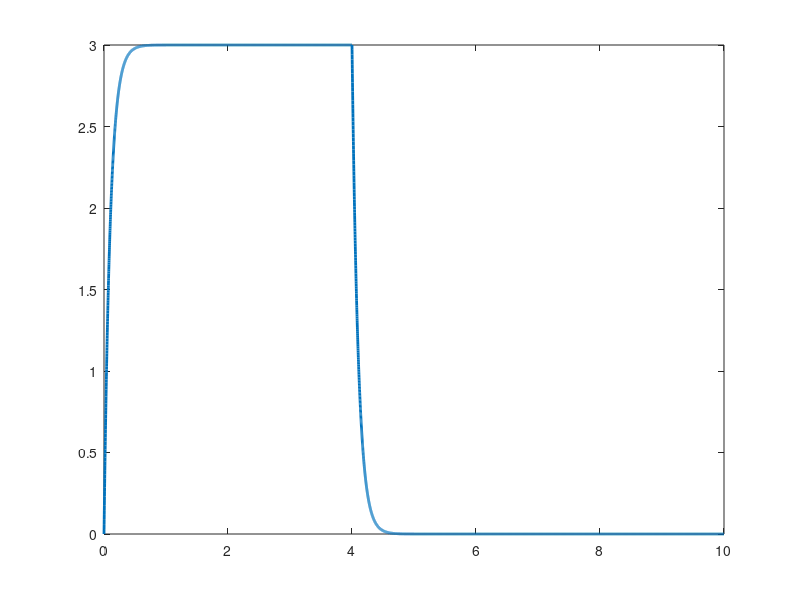

The MATLAB script that drew this image:
% time vector with step of .001
DT = .001;
t1 = 0:DT:4;
t2 = 4 + DT:DT:10;
t = [t1 t2];

tau = .1;


y1 = 3 * (1 - exp(-t1 / tau));

y2 = 3 * (1 - exp(-t2 / tau)) - 3 * (1 - exp(-(t2 - 4) / tau));

y = [y1 y2];

plot(t, y, 'LineWidth', 2);